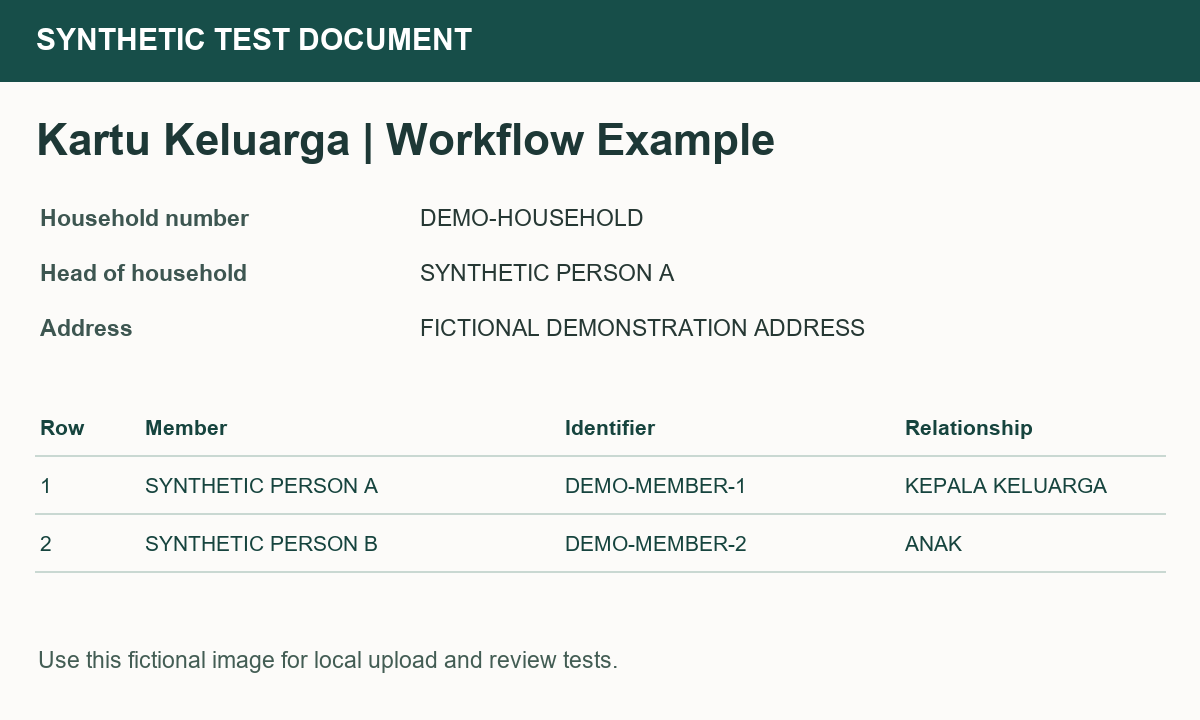
#> input picture demo/synthetic-kk.png, 1200 x 720 px
$ python make_focus_fixture.py --output out.png
#> lines starting #> are read from the running program, lines starting #| are printed output that depends on the picture
### kkpilot/adapters/focused_source_views.py
"""Reproduce approved, pixel-bound native source views for the pilot only."""
import hashlib
import io
import json
import re
from pathlib import Path
from PIL import Image, ImageOps
from . import gemini_focused_contract as contract


def prepare(source, source_hash, policy, manifest_path, manifest_hash):
    raw = Path(manifest_path).read_bytes()
    if len(raw) > 1024 * 1024 or hashlib.sha256(raw).hexdigest() != manifest_hash:
        raise ValueError('manifest')
    manifest = json.loads(raw)
    if (type(manifest) is not dict or set(manifest) != {'version', 'fields', 'records', 'reference_values_included'}
            or manifest['version'] != 'kk-focused-source-geometry-1.0'
            or manifest['fields'] != ['full_name', 'birth_place'] or manifest['reference_values_included'] is not False):
        raise ValueError('manifest shape')
    records = manifest['records']
    if not isinstance(records, list) or not 1 <= len(records) <= 12:
        raise ValueError('records')
    for item in records:
        if (type(item) is not dict or set(item) != {'source_sha256', 'approved_policy', 'canonical_size',
                'canonical_pixel_sha256', 'views', 'review_record_sha256', 'source_coverage_reviewed'}
                or item['source_coverage_reviewed'] is not True
                or any(type(item[k]) is not str or not re.fullmatch(r'[0-9a-f]{64}', item[k])
                       for k in ('source_sha256', 'canonical_pixel_sha256', 'review_record_sha256'))):
            raise ValueError('record shape')
        if type(item['views']) is not list or len(item['views']) != 2 or any(
                type(v) is not dict or set(v) != {'name', 'pixel_rect', 'size', 'pixel_sha256'}
                or type(v['pixel_sha256']) is not str or not re.fullmatch(r'[0-9a-f]{64}', v['pixel_sha256'])
                for v in item['views']):
            raise ValueError('view shape')
    if len({r['source_sha256'] for r in records}) != len(records):
        raise ValueError('duplicate source')
    matches = [r for r in records if r['source_sha256'] == source_hash]
    if len(matches) != 1 or hashlib.sha256(source).hexdigest() != source_hash:
        raise ValueError('source')
    record = matches[0]
    normalized_policy = {'crop': policy.get('crop'), 'rotate': policy.get('rotate', 0)}
    if record['approved_policy'] != normalized_policy:
        raise ValueError('policy')
    with Image.open(io.BytesIO(source)) as original:
        image = ImageOps.exif_transpose(original).convert('RGB')
    crop = normalized_policy['crop']
    if crop is not None:
        if not (0 <= crop[0] < crop[2] <= image.width and 0 <= crop[1] < crop[3] <= image.height):
            raise ValueError('crop')
        image = image.crop(crop)
    rotate = normalized_policy['rotate']
    if rotate:
        image = image.transpose({90: Image.Transpose.ROTATE_90, 180: Image.Transpose.ROTATE_180, 270: Image.Transpose.ROTATE_270}[rotate])
    if list(image.size) != record['canonical_size'] or hashlib.sha256(image.tobytes()).hexdigest() != record['canonical_pixel_sha256']:
        raise ValueError('canonical')
    views = []
    if len(record['views']) != 2:
        raise ValueError('views')
    for item, role in zip(record['views'], contract.ROLES):
        rect = item['pixel_rect']
        if item['name'] != role or len(rect) != 4 or any(type(v) is not int for v in rect) or not (0 <= rect[0] < rect[2] <= image.width and 0 <= rect[1] < rect[3] <= image.height):
            raise ValueError('rectangle')
        view = image.crop(rect)
        if list(view.size) != item['size'] or hashlib.sha256(view.tobytes()).hexdigest() != item['pixel_sha256']:
            raise ValueError('pixels')
        clean = Image.frombytes('RGB', view.size, view.tobytes())
        buf = io.BytesIO()
        clean.save(buf, format='PNG', compress_level=6, optimize=False)
        data = buf.getvalue()
        if len(data) >= 7_000_000:
            raise ValueError('size')
        views.append({'name': role, 'mime': 'image/png', 'bytes': data, 'sha256': hashlib.sha256(data).hexdigest(), 'pixel_rect': rect, 'size': item['size'], 'resampled': False, 'enhanced': False, 'source_image_sha256': source_hash})
    contract.validate_views(views)
    return views

### kkpilot/adapters/gemini_focused_contract.py
"""Independent two-view name and birthplace transcription contract.

No network, reference answers, expected rows, or value repair. Geometry binding
checks provenance metadata; source coverage and physical association need QA.
"""
import copy
from hashlib import sha256
from . import gemini_contract as base

VERSION = 'kk-focused-identity-place-1.0'
ROLES = ('name_table', 'middle_member_table')
FocusedReadError = base.ContractError
need = base.require
canonical = base.canonical


# [8 lines left out: function build_schema, not called in this run]


def google_response_schema():
    return build_schema()


def validate_views(views):
    need(type(views) is list and len(views) == 2, 'FOCUSED_VIEW_COUNT')
    for view, role in zip(views, ROLES):
        need(type(view) is dict and view.get('name') == role and view.get('mime') == 'image/png', 'FOCUSED_VIEW_ROLE')
        data, rect, size = view.get('bytes'), view.get('pixel_rect'), view.get('size')
        need(type(data) is bytes and data.startswith(b'\x89PNG\r\n\x1a\n') and
             sha256(data).hexdigest() == view.get('sha256'), 'FOCUSED_VIEW_BYTES')
        need(type(rect) is list and len(rect) == 4 and all(type(v) is int for v in rect) and
             0 <= rect[0] < rect[2] and 0 <= rect[1] < rect[3] and
             size == [rect[2] - rect[0], rect[3] - rect[1]], 'FOCUSED_VIEW_RECT')
        need(view.get('resampled') is False and view.get('enhanced') is False, 'FOCUSED_VIEW_PIXELS')
    a, b = views
    need(type(a.get('source_image_sha256')) is str and len(a['source_image_sha256']) == 64 and
         a['source_image_sha256'] == b.get('source_image_sha256') and
         a['pixel_rect'][1::2] == b['pixel_rect'][1::2] and
         a['pixel_rect'][0] < b['pixel_rect'][0] and a['pixel_rect'][2] <= b['pixel_rect'][2],
         'FOCUSED_VIEW_BINDING')
    return True


# [80 lines left out: functions build_prompt, validate_wire, decode_json, extract_wire, expand_candidate, not called in this run]

### kkpilot/adapters/gemini_contract.py
"""Gemini image-only pilot contract derived from the tested KK trial.

The model-facing schema/prompt is unchanged. Domain evidence now also covers
row_number as NOT_REVIEWED; this is metadata only and does not repair values.
"""
import copy
import hashlib
import json

HOUSEHOLD_FIELDS = (
    'kk_number_raw', 'form_serial', 'head_name', 'address', 'rt', 'rw', 'village',
    'district', 'regency_city', 'province', 'postal_code', 'issued_date_raw',
)
MEMBER_FIELDS = (
    'row_number', 'full_name', 'nik_raw', 'sex', 'birth_place', 'birth_date_raw',
    'religion', 'education', 'occupation', 'blood_group', 'marital_status',
    'marriage_date_raw', 'relationship_to_head', 'nationality', 'passport_number',
    'residence_permit_number', 'father_name', 'mother_name', 'combined_parent_name',
)


class ContractError(ValueError):
    pass


def require(condition, code):
    if not condition:
        raise ContractError(code)


def canonical(value):
    return json.dumps(value, ensure_ascii=False, allow_nan=False,
                      sort_keys=True, separators=(',', ':')).encode('utf-8')


def sha(raw):
    return hashlib.sha256(raw).hexdigest()


# [136 lines left out: functions build_schema, build_prompt, decode_json, validate_wire, expand_candidate, extract_wire and 1 more, not called in this run]

### examples/make_focus_fixture.py
"""Generate and round-trip a synthetic, geometry-only focus manifest."""
import argparse
import hashlib
import json
from pathlib import Path
import sys
from PIL import Image
ROOT=Path(__file__).resolve().parents[1]
sys.path.insert(0,str(ROOT))
from kkpilot.adapters.focused_source_views import prepare
from kkpilot.adapters.gemini_focused_contract import ROLES


def main(output):
    source=ROOT/"demo/synthetic-kk.png"
    original=source.read_bytes()
    sha=lambda value:hashlib.sha256(value).hexdigest()
    with Image.open(source) as loaded: image=loaded.convert("RGB")
#> loaded is the input picture: PIL image 1200x720 RGB; mean R, G, B 219.6, 225.8, 223.4
    width,height=image.size
#> width = 1200; height = 720
    views=[]
    for role, box in zip(ROLES,([0,0,width//2,height],[width//2,0,width,height])):
        tile=image.crop(box)
        views.append(dict(name=role,pixel_rect=box,size=list(tile.size),pixel_sha256=sha(tile.tobytes())))
#> this loop made 2 passes
#> pass 1, in main, `tile=image.crop(box)`:
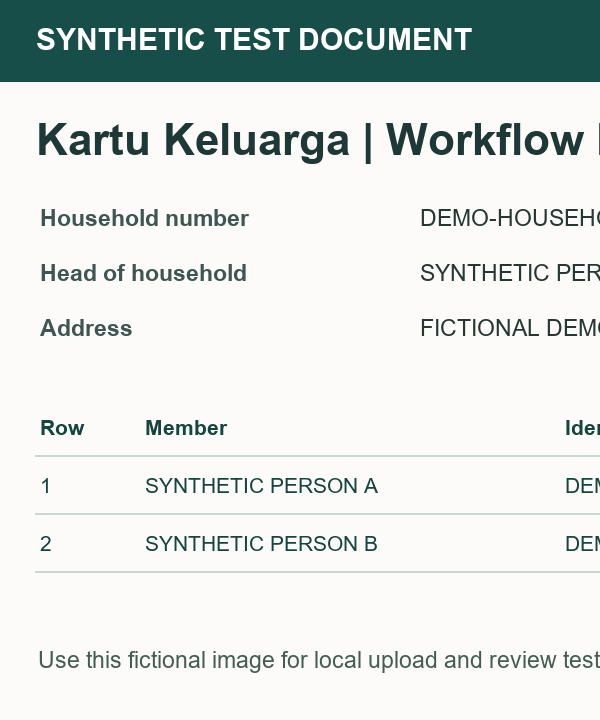
#> tile: PIL image 600x720 RGB; mean R, G, B 218, 224.4, 221.9
#> pass 2, in main, `tile=image.crop(box)`:
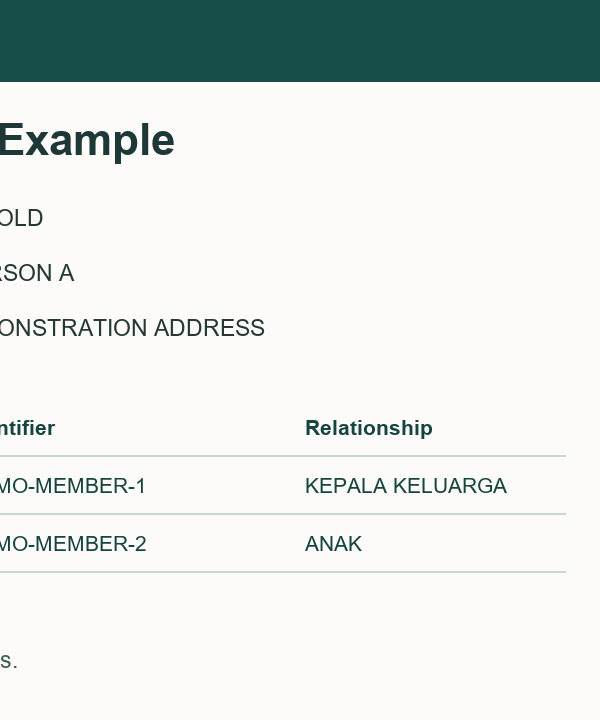
#> tile: PIL image 600x720 RGB; mean R, G, B 221.1, 227.3, 224.9
#> after the loop, views = 2 items
    record=dict(source_sha256=sha(original),approved_policy={"crop":None,"rotate":0},
                canonical_size=list(image.size),canonical_pixel_sha256=sha(image.tobytes()),
                views=views,source_coverage_reviewed=True,review_record_sha256=sha(b"synthetic geometry fixture"))
#> record = 7 items
    manifest=dict(version="kk-focused-source-geometry-1.0",fields=["full_name","birth_place"],
                  records=[record],reference_values_included=False)
#> manifest = 4 items
    blob=json.dumps(manifest,indent=2).encode()
    output.parent.mkdir(parents=True,exist_ok=True)
    if output.exists() and output.read_bytes()!=blob:raise ValueError("Existing manifest differs")
    output.write_bytes(blob)
    crops=prepare(original,sha(original),{},str(output),sha(blob))
#> in prepare, `rotate = normalized_policy['rotate']`: rotate = 0
#> after the loop in prepare, `for item, role in zip(record['views'], contract.ROLES):`: views = 2 items
#> the loop in validate_views, `for view, role in zip(views, ROLES):` made 2 passes
#> (role, rect) on pass 1: ('name_table', [0, 0, 600, 720])
#> (role, rect, size) on pass 2: ('middle_member_table', [600, 0, 1200, 720], [600, 720])
#> in validate_views, `a, b = views`: a = 9 items
#> crops = 2 items
    print(f"{len(crops)} verified synthetic crops; manifest sha256 {sha(blob)}")
#| 2 verified synthetic crops; manifest sha256 e122eabe8bbeecd07d6ad0892c4bd405869bb0b7615070fdae97fd935669fd14


if __name__=="__main__":
    parser=argparse.ArgumentParser(description=__doc__)
    parser.add_argument("--output",type=Path,required=True)
    main(parser.parse_args().output)
